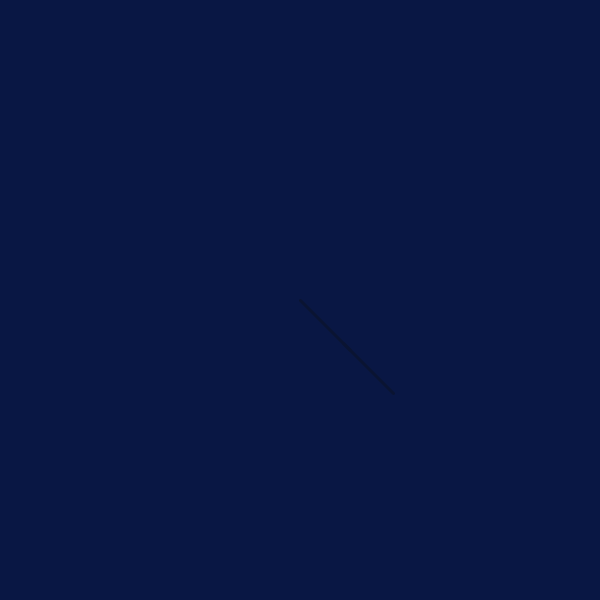
Frame 1 (no input)
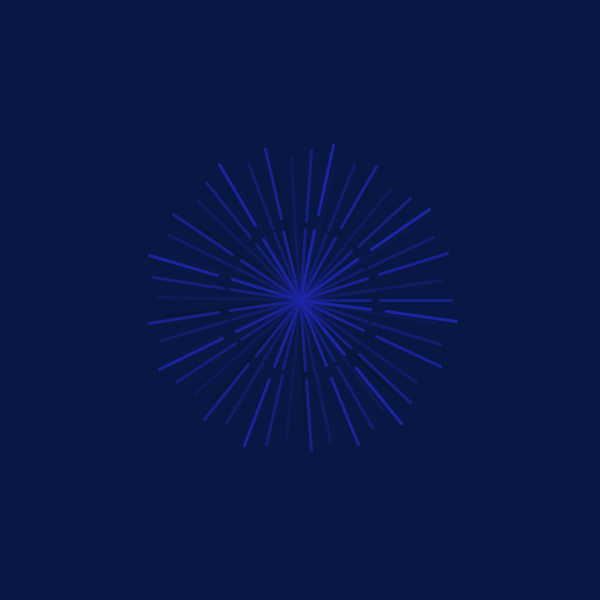
Frame 60 (the mouse pressed at the canvas centre just before this capture)
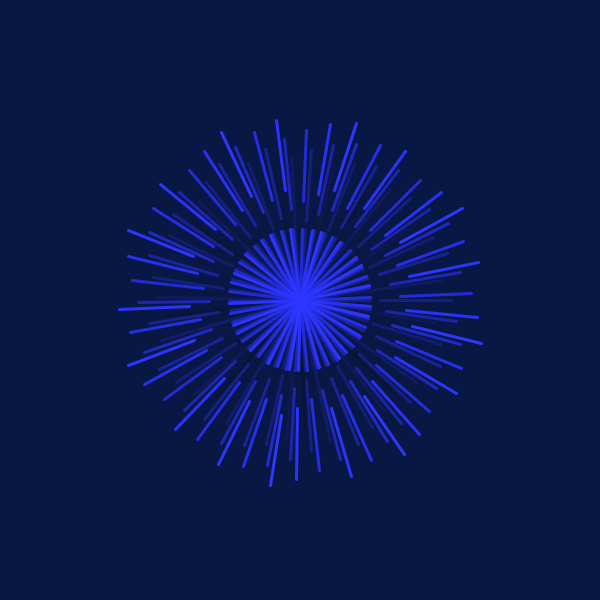
Frame 120 (the mouse held since frame 60 and released just before this capture)

The Processing sketch that drew these frames (run headless with seeded random() and noise(); from frame 60 on, the mouse is pressed at the canvas centre):

// Processing sketch: sketch_codeweek4b
// ── sketch_codeweek4b.pde
int x = 0;
int a =50;
int angle = 0;
int r = 10;





void setup(){
  size(600,600);
  fill(255,3);
  background(#091744);
  strokeWeight(3);
  //ellipse(width/2,height/2,530,530);
}

void draw(){
  if( angle < 600 == true){
 thisIsPattern();}
  else {
 print(angle);
  r=0 ;}
  x = x +1;
  //float  y = map(mouseX, 0, width, 0, 255);
  r=r+1;
 }


void thisIsPattern( ){
  float rColor = map(x, 0, width, 10, 200);
  float gColor = map(x, 0, height, 20, 200);
  stroke(rColor,gColor,r+40+x);
 

 translate(width/2,height/2);

 rotate(degrees(angle));

  pushMatrix();
  line(0,0,a,a);
  //line(width/2, height/2,-30,-30);
  rotate(degrees(angle));
  popMatrix();
  
  pushMatrix();
  translate(40+r/3,40+r/3);
  line(0,0,a,a);
  //line(width/2, height/2,-30,-30);
  rotate(degrees(angle));
  popMatrix();
  
  angle ++;}
